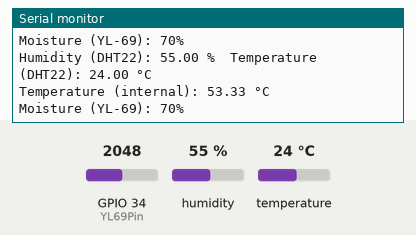
The sketch below on a simulated ESP32. On the bench: the last lines printed to the serial monitor. Inputs (shaded band) come from the test bench; at power-on: humidity 55 %, GPIO 34 (YL69Pin) = 2048, temperature 24 °C.

Above: at 2.8 s.
2.9 s: humidity set to 22 %
At 4.8 s:
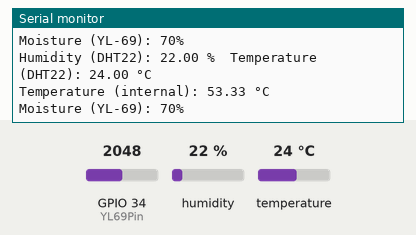
5.6 s: GPIO 34 (YL69Pin) set to 2866
At 6.7 s:
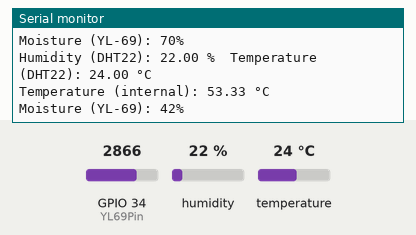
8.3 s: temperature set to 12 °C
At 10.5 s:
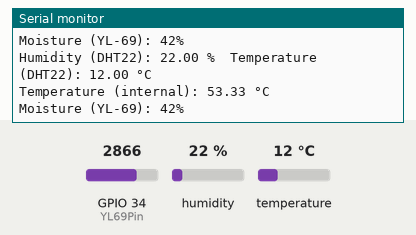
11.0 s: GPIO 34 (YL69Pin) set to 3603
At 13.3 s:
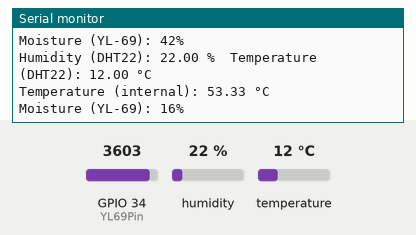
13.7 s: humidity set to 40 %
At 15.4 s:
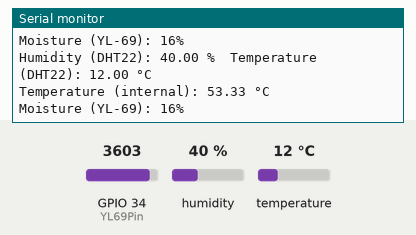
Timing chart, 0 to 16.9 s (numbered marks = the images above; inputs shaded):
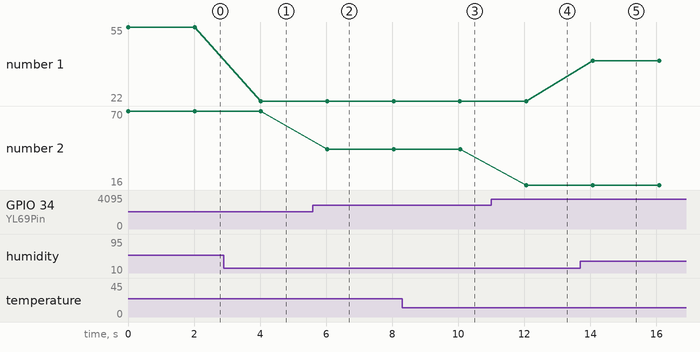

Measured:
- after the input at 2.9 s, the serial monitor: prints a new line after 1.1 s (image 1)
- after the input at 5.6 s, the serial monitor: prints a new line after 0.44 s (image 2)
- after the input at 8.3 s, the serial monitor: prints a new line after 1.8 s (image 3)
- after the input at 11.0 s, the serial monitor: prints a new line after 1.1 s (image 4)
- after the input at 13.7 s, the serial monitor: prints a new line after 0.37 s (image 5)
- plotted number 1: 22 → 40 after the input at 13.7 s
- plotted number 2: 70 → 42 after the input at 5.6 s, 42 → 16 after the input at 11.0 s

The sketch:

basicHumidity_DHT.ino
```cpp
#include "DHT.h"

#ifdef __cplusplus
extern "C" {
#endif
uint8_t temprature_sens_read();
#ifdef __cplusplus
}
#endif
uint8_t temprature_sens_read();

// use G23 of ESP32 to read data
const int DHTPin = 23;
const int YL69Pin = 34;

//our sensor is DHT11 type
#define DHTTYPE DHT22

//create an instance of DHT sensor
DHT dht(DHTPin, DHTTYPE);

void setup()
{
  Serial.begin(115200);
  Serial.println("DHT22 sensor!");
  //call begin to start sensor
  dht.begin();
}

void loop() {
  // *** DHT22 measurement ***
  //use the functions which are supplied by library.
  double const humidity = dht.readHumidity();
  // Read temperature as Celsius (the default)
  double const temperature = dht.readTemperature();
  // Check if any reads failed and exit early (to try again).
  if (isnan(humidity) || isnan(temperature)) {
    Serial.println("Failed to read from DHT sensor!");
    delay(1000); // wait a bit
    return;
  }

  // print the result to Terminal
  Serial.print("Humidity (DHT22): ");
  Serial.print(humidity);
  Serial.print(" %\t");
  Serial.print("Temperature (DHT22): ");
  Serial.print(temperature);
  Serial.println(" °C ");

  // *** internal temperature ***
  //convert raw temperature in F to Celsius degrees
  Serial.print("Temperature (internal): ");
  Serial.print((temprature_sens_read() - 32) / 1.8);
  Serial.println(" °C");

  // ** YL-69 moisture ***
  int const readYL69value = analogRead(YL69Pin);
  // map inversely to 0..10%
  int const convertedPercentage = map(readYL69value, 4095, 1200, 0, 100);
  Serial.print("Moisture (YL-69): ");
  Serial.print(convertedPercentage);
  Serial.print("%\n");

  // delay a bit for the next read
  delay(2000);
}
```
